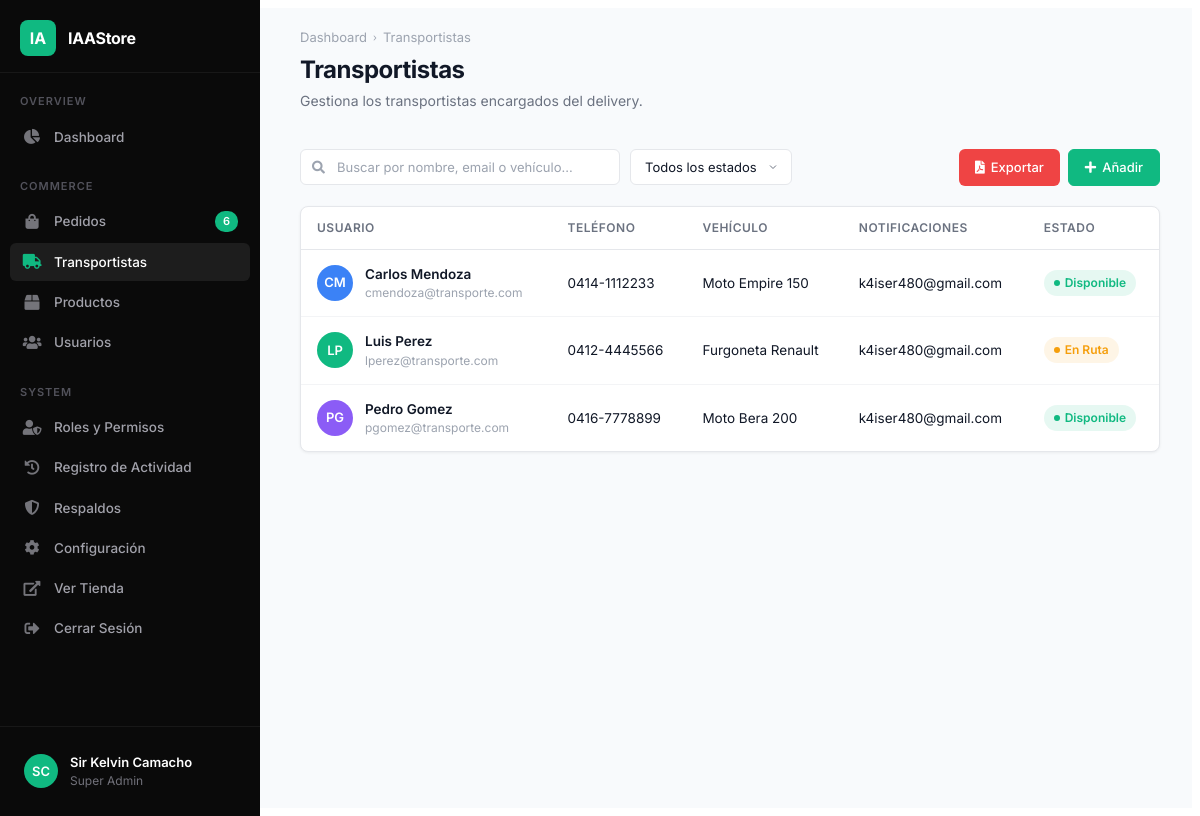
/accounts/panel/transportistas/ (signed in), run on the app's committed database.
### accounts/models.py (models this page shows, shortened)
class Account(AbstractBaseUser):
    first_name = models.CharField(max_length=50)
    last_name = models.CharField(max_length=50)
    username = models.CharField(max_length=50, unique=True)
    email = models.EmailField(max_length=100, unique=True)
    phone_number = models.CharField(max_length=15)
    roles = models.ManyToManyField(Role, blank=True)
    profile_picture = models.ImageField(upload_to='userprofile/', blank=True, null=True)
    date_joined = models.DateTimeField(auto_now_add=True)
    last_login = models.DateTimeField(auto_now_add=True)
    is_admin = models.BooleanField(default=False)
    is_staff = models.BooleanField(default=False)
    is_active = models.BooleanField(default=False)
    is_superadmin = models.BooleanField(default=False)
    USERNAME_FIELD = 'email'
    REQUIRED_FIELDS = ['username', 'first_name', 'last_name']
    objects = MyAccountManager()
    def has_rbac_permission(self, codename):
        if self.is_superadmin:
            return True
        return self.roles.filter(permissions__codename=codename).exists()
    @property
    def is_transportista(self):
        return hasattr(self, 'transportista')

### orders/models.py (models this page shows, shortened)
class Transportista(models.Model):
    user = models.OneToOneField(Account, on_delete=models.CASCADE)
    email_notificaciones = models.EmailField(blank=True, null=True)
    telefono = models.CharField(max_length=15)
    vehiculo = models.CharField(max_length=50, blank=True, null=True)
    disponible = models.BooleanField(default=True)

### accounts/admin_views.py (the view)
# urls.py: path('panel/transportistas/', admin_views.admin_transportistas, name='admin_transportistas'),
@has_permission('view_orders')
def admin_transportistas(request):
    transportistas = Transportista.objects.select_related('user').all()
    pending_orders_count = Order.objects.real().filter(payment_status__in=["review", "paid", "failed"], status__in=['New', 'Processing', 'Assigned']).count()
    context = {
        'active_page': 'transportistas',
        'transportistas': transportistas,
        'pending_orders_count': pending_orders_count,
    }
    return render(request, 'admin_panel/transportistas.html', context)

### accounts/templatetags/rbac_tags.py (called while the page is built)
@register.filter(name='can')
def can(user, codename):
    if not user.is_authenticated:
        return False
    return user.has_rbac_permission(codename)

### carts/context_processors.py (called while the page is built)
def counter(request):
    cart_count = 0
    if 'admin' in request.path:
        return {}
    else:
        try:
            cart = Cart.objects.filter(cart_id=_cart_id(request))
            if request.user.is_authenticated:
                cart_items = CartItem.objects.all().filter(user=request.user)
            else:
                cart_items = CartItem.objects.all().filter(cart=cart[:1])
            for cart_item in cart_items:
                cart_count += cart_item.quantity
        except Cart.DoesNotExist:
                cart_count = 0
    return dict(cart_count=cart_count)

### carts/views.py (called while the page is built)
def _cart_id(request):
    cart=request.session.session_key
    if not cart:
        cart=request.session.create()
    return cart

### category/context_processors.py (called while the page is built)
def menu_links(request):
    links = Category.objects.all()
    return dict(links=links)

### orders/models.py (called while the page is built)
    def real(self):
        return self.filter(is_test=False)

### store/context_processors.py (called while the page is built)
def bcv_context(request):
    currency = request.session.get('currency', 'USD')
    try:
        bcv_rate = ExchangeRate.objects.get(currency='USD')
        rate = bcv_rate.rate
    except ExchangeRate.DoesNotExist:
        rate = 0
    return {
        'current_currency': currency,
        'current_bcv_rate': rate,
    }

### store/templates/admin_panel/transportistas.html (shortened to what this page needs)
{% extends 'admin_panel/base_admin.html' %}
{% block breadcrumb %}<span class="sep">›</span> Transportistas{% endblock %}
{% block page_title %}Transportistas{% endblock %}
{% block page_desc %}Gestiona los transportistas encargados del delivery.{% endblock %}
{% block content %}
<div class="ap-toolbar" style="flex-wrap: wrap; gap: 10px; align-items: center; margin-bottom: 20px;">
    <div class="ap-search-wrap" style="flex: 1; min-width: 250px;">
        <i class="fas fa-search"></i>
        <input type="text" class="ap-input" id="transSearch" placeholder="Buscar por nombre, email o vehículo...">
    </div>
    <select class="ap-select" id="transStatusFilter">
        <option value="">Todos los estados</option>
    </select>
    <div style="display: flex; gap: 8px; margin-left: auto;">
        <button class="ap-btn" onclick="exportTransPDF()" style="background: #ef4444; color: #fff; border: none;" title="Exportar a PDF">
            <i class="fas fa-file-pdf"></i> Exportar
        </button>
        <a href="{% url 'admin_create_transportista' %}" class="ap-btn ap-btn-primary">
            <i class="fas fa-plus"></i> Añadir
        </a>
    </div>
</div>
<div class="ap-card">
    <div style="overflow-x:auto;">
        <table class="ap-table" id="transportistasTable">
            <thead>
                <tr>
                    <th>Usuario</th>
                    <th>Teléfono</th>
                    <th>Vehículo</th>
                    <th>Notificaciones</th>
                    <th>Estado</th>
                </tr>
            </thead>
            <tbody>
                {% for trans in transportistas %}
                <tr data-name="{{ trans.user.first_name|lower }} {{ trans.user.last_name|lower }}" data-email="{{ trans.user.email|lower }}" data-vehiculo="{{ trans.vehiculo|lower|default:'' }}" data-status="{% if trans.disponible %}disponible{% else %}en_ruta{% endif %}">
                    <td>
                        <div class="ap-user-cell">
                            <div class="ap-avatar {% cycle 'blue' 'green' 'purple' 'amber' 'red' %}">{{ trans.user.first_name|first }}{{ trans.user.last_name|first }}</div>
                            <div>
                                <div class="ap-user-name">{{ trans.user.first_name }} {{ trans.user.last_name }}</div>
                                <div class="ap-user-email">{{ trans.user.email }}</div>
                            </div>
                        </div>
                    </td>
                    <td>{{ trans.telefono }}</td>
                    <td>{{ trans.vehiculo|default:"—" }}</td>
                    <td>{{ trans.email_notificaciones|default:trans.user.email }}</td>
                    <td>
                        {% if trans.disponible %}
                        <span class="ap-badge ap-badge-green"><span class="dot"></span> Disponible</span>
                        {% else %}
                        <span class="ap-badge ap-badge-amber"><span class="dot"></span> En Ruta</span>
                        {% endif %}
                    </td>
                </tr>
                {% empty %}
                <tr><td colspan="5" style="text-align:center; color:var(--ap-text-muted); padding:40px;">No hay transportistas registrados.</td></tr>
                {% endfor %}
            </tbody>
        </table>
    </div>
</div>
{% endblock %}

### store/templates/admin_panel/base_admin.html (shortened to what this page needs)
{% load static rbac_tags %}
<!DOCTYPE html>
<html lang="es">
<head>
<link href="{% static 'css/admin_panel.css' %}?v=1.0" rel="stylesheet">
<link href="{% static 'fonts/fontawesome/css/all.min.css' %}" rel="stylesheet">
</head>
<body>
<div class="admin-panel">
<aside class="ap-sidebar" id="apSidebar">
    <a href="{% url 'admin_dashboard' %}" class="ap-sidebar-logo">
        <div class="logo-icon">IA</div>
        <span>IAAStore</span>
    </a>
    <div class="ap-sidebar-section">Overview</div>
    <ul class="ap-sidebar-nav">
        {% if not user.is_transportista or user.is_superadmin %}
        <li><a href="{% url 'admin_dashboard' %}" class="{% if active_page == 'dashboard' %}active{% endif %}"><i class="fas fa-chart-pie"></i> Dashboard</a></li>
        {% endif %}
    </ul>
    <div class="ap-sidebar-section">Commerce</div>
    <ul class="ap-sidebar-nav">
        {% if user|can:'view_orders' or user.is_superadmin %}
        <li><a href="{% url 'admin_orders' %}" class="{% if active_page == 'orders' %}active{% endif %}"><i class="fas fa-shopping-bag"></i> Pedidos <span class="ap-nav-badge">{{ pending_orders_count|default:"" }}</span></a></li>
        {% if not user.is_transportista or user.is_superadmin %}
        <li><a href="{% url 'admin_transportistas' %}" class="{% if active_page == 'transportistas' %}active{% endif %}"><i class="fas fa-truck"></i> Transportistas</a></li>
        {% endif %}
        {% endif %}
        {% if user|can:'view_inventory' or user.is_superadmin %}
        <li><a href="{% url 'admin_products' %}" class="{% if active_page == 'products' %}active{% endif %}"><i class="fas fa-box"></i> Productos</a></li>
        {% endif %}
        {% if user|can:'view_users' or user.is_superadmin %}
        <li><a href="{% url 'admin_users' %}" class="{% if active_page == 'users' or active_page == 'customers' %}active{% endif %}"><i class="fas fa-users"></i> Usuarios</a></li>
        {% endif %}
    </ul>
    <div class="ap-sidebar-section">System</div>
    <ul class="ap-sidebar-nav">
        {% if user|can:'view_roles' or user.is_superadmin %}
        <li><a href="{% url 'admin_roles' %}" class="{% if active_page == 'roles' %}active{% endif %}"><i class="fas fa-user-shield"></i> Roles y Permisos</a></li>
        {% endif %}
        {% if user.is_superadmin %}
        <li><a href="{% url 'admin_activity_log' %}" class="{% if active_page == 'logs' %}active{% endif %}"><i class="fas fa-history"></i> Registro de Actividad</a></li>
        {% endif %}
        {% if user|can:'view_backups' or user.is_superadmin %}
        <li><a href="{% url 'admin_backups' %}" class="{% if active_page == 'backups' %}active{% endif %}"><i class="fas fa-shield-alt"></i> Respaldos</a></li>
        {% endif %}
        {% if user.is_superadmin %}
        <li><a href="{% url 'admin_settings' %}" class="{% if active_page == 'settings' %}active{% endif %}"><i class="fas fa-cog"></i> Configuración</a></li>
        {% endif %}
        {% if not user.is_transportista or user.is_superadmin %}
        <li><a href="{% url 'home' %}" target="_blank"><i class="fas fa-external-link-alt"></i> Ver Tienda</a></li>
        {% endif %}
        <li>
                <a href="{% url 'logout' %}"><i class="fas fa-sign-out-alt"></i> Cerrar Sesión</a>
        </li>
    </ul>
    <div class="ap-sidebar-footer">
        <a href="{% url 'admin_profile' %}">
            {% if user.profile_picture %}
                <img src="{{ user.profile_picture.url }}" alt="Profile" class="ap-sidebar-user-avatar" style="object-fit: cover; border: 2px solid var(--ap-accent);">
            {% else %}
                <div class="ap-sidebar-user-avatar">{{ user.first_name|first }}{{ user.last_name|first }}</div>
            {% endif %}
            <div class="ap-sidebar-user-info">
                <div class="name">{{ user.first_name }} {{ user.last_name }}</div>
                <div class="role">{% if user.is_superadmin %}Super Admin{% elif user.roles.all %}{{ user.roles.first.name }}{% else %}Admin{% endif %}</div>
            </div>
        </a>
    </div>
</aside>
<main class="ap-main">
    <div class="ap-header">
        <div style="display:flex; align-items:center; gap:12px;">
            <div>
                <div class="ap-breadcrumb">
                    <a href="{% url 'admin_dashboard' %}">Dashboard</a>
                    {% block breadcrumb %}{% endblock %}
                </div>
                <h1 class="ap-page-title">{% block page_title %}Dashboard{% endblock %}</h1>
                <p class="ap-page-desc">{% block page_desc %}{% endblock %}</p>
            </div>
        </div>
    </div>
    <div class="ap-content">
        {% block content %}{% endblock %}
    </div>
</main>
</div>
</body>
</html>

### data on the page
Account: first_name|first "S", last_name|first "C", first_name "Sir Kelvin", last_name "Camacho"
Transportista: disponible True (drawn)
Transportista: disponible False (drawn)
Transportista: disponible True (drawn)

### other printed values
{{ pending_orders_count|default:"" }} "6"
